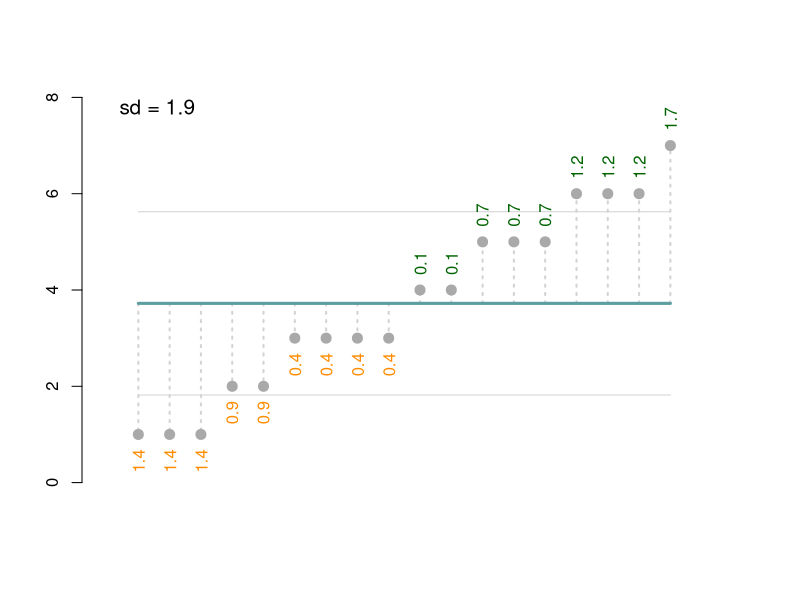
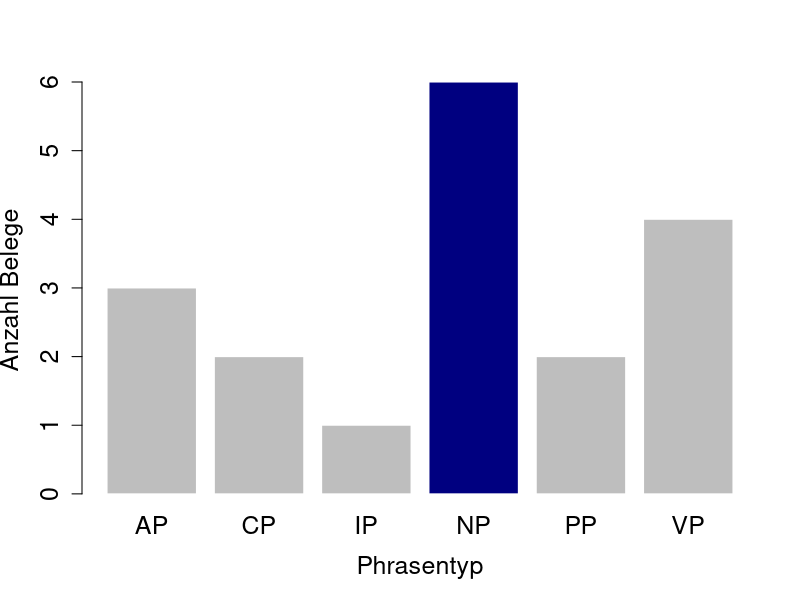
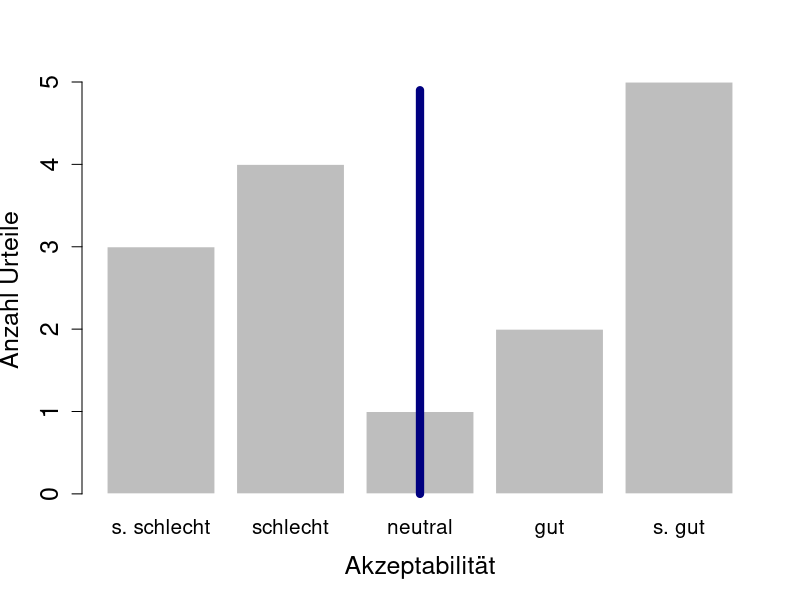
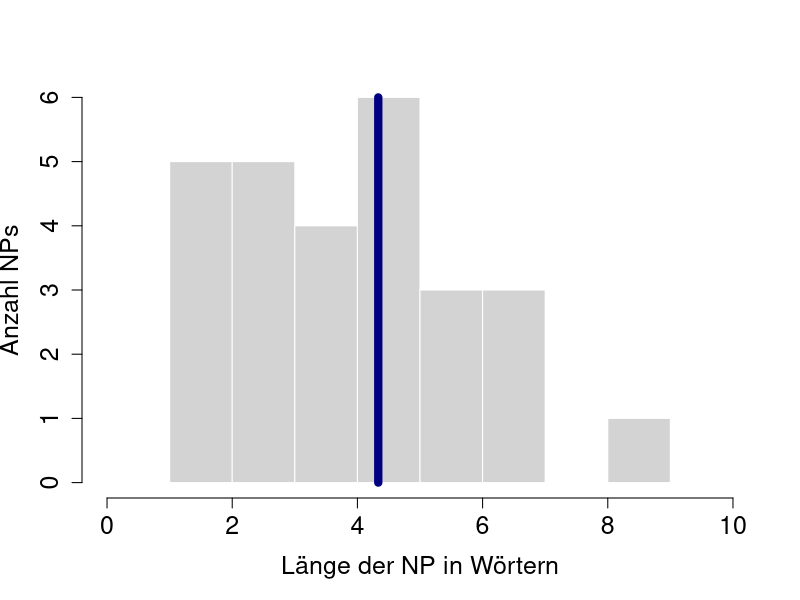
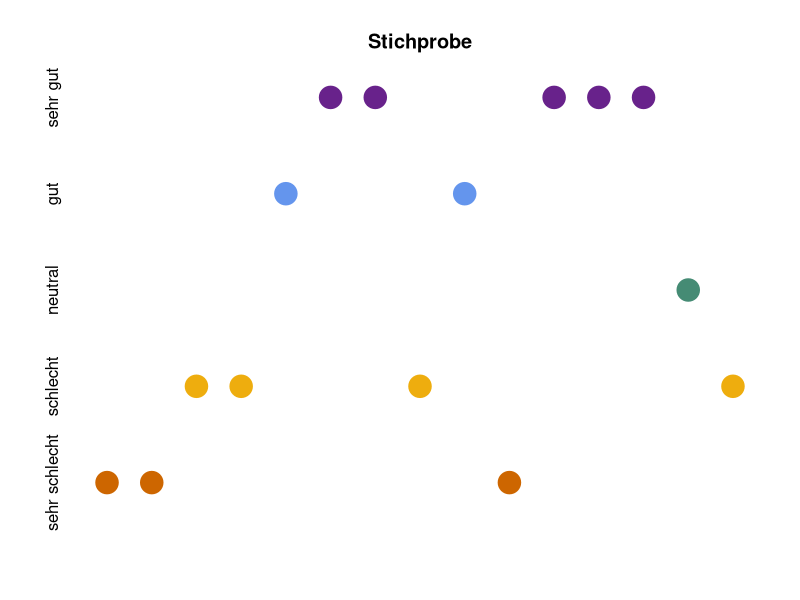
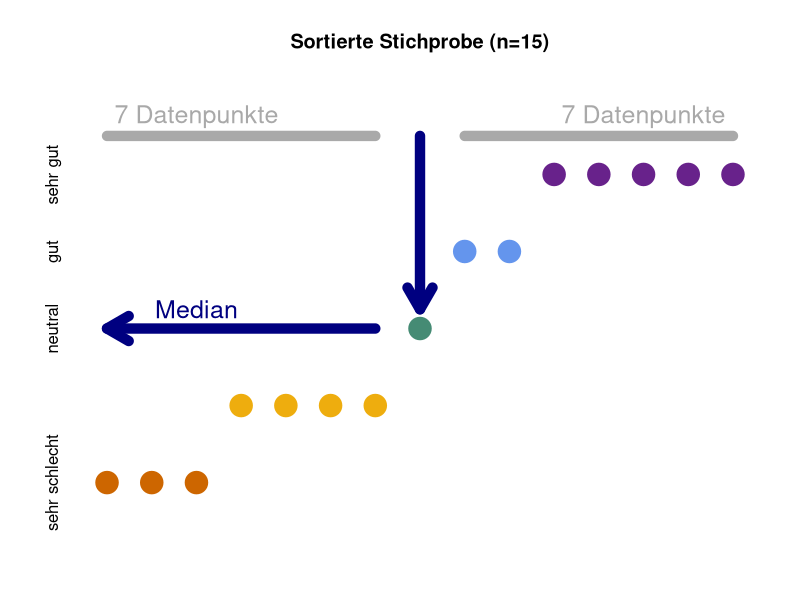
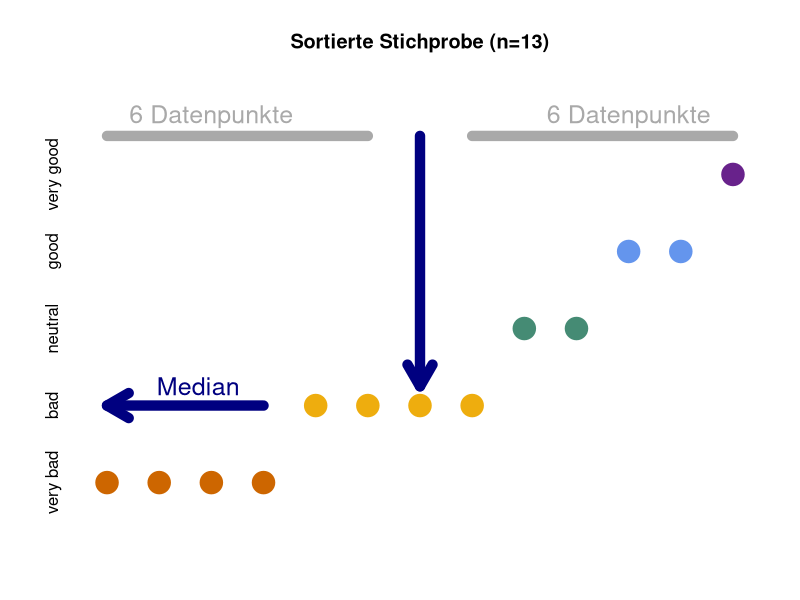
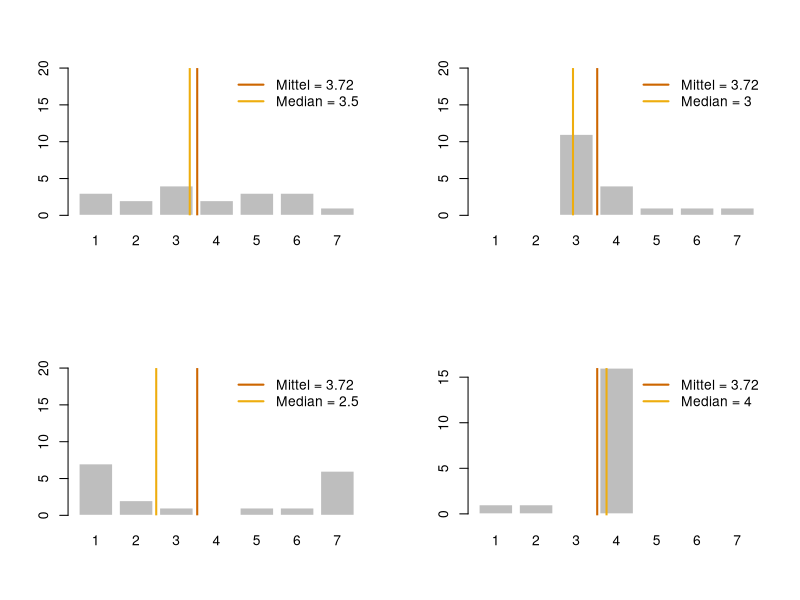

The R source for these figures, in order: (Note: this script raises an error after producing the figures.)
set.seed(1294)

# Mode

smode <- c(rep("AP", 3), rep("CP", 2), rep("VP", 4), rep("NP", 6), rep("IP", 1), rep("PP", 2))
pdf("mode.pdf")
barplot(table(smode), col = c(rep("gray", 3), "navy", rep("gray", 2)), ylab = "Anzahl Belege", xlab = "Phrasentyp", border = "white", cex = 1.5, cex.axis = 1.5, cex.lab = 1.5)
dev.off()

# Median

xlit <- factor(sample(c(rep("s. schlecht", 3), rep("schlecht", 4), rep("neutral", 1), rep("gut", 2), rep("s. gut", 5))),
               levels = c("s. schlecht", "schlecht", "neutral", "gut", "s. gut"))
pdf("median.pdf")
bp <- barplot(table(xlit), col = rep("gray", 5), ylab = "Anzahl Urteile", xlab = "Akzeptabilität", border = "white", cex = 1.25, cex.axis = 1.5, cex.lab = 1.5)
lines(c(bp[3], bp[3]), c(0, 4.9), lwd = 8, col = "navy")
dev.off()

# Mean
pdf("mean.pdf")
smean <- c(rep(1, 2), rep(2, 3), rep(3, 5), rep(4, 4), rep(5, 6), rep(6, 3), rep(7, 3), rep(8, 0), rep(9, 1))
hist(smean, breaks = 10, xlim = c(0,10), ylab = "Anzahl NPs", xlab = "Länge der NP in Wörtern", border = "white", cex = 1.5, cex.axis = 1.5, cex.lab = 1.5, main ="")
lines(c(mean(smean), mean(smean)), c(0, 6), lwd = 8, col = "navy")
dev.off()

# Median in detail

cols <- c("darkorange3", "darkgoldenrod2", "aquamarine4", "cornflowerblue", "darkorchid4")

x <- sample(c(rep(1, 3), rep(2, 4), rep(3, 1), rep(4, 2), rep(5, 5)))

par(mar = c(5.1, 4.1, 4.1, 2.1))

pdf("median1a.pdf")
plot(x, col=cols[x], pch = 19, cex = 3, bty = "n", axes = F, xlab = "", ylab ="", main = "Stichprobe")
axis(2, tick = F, at = 1:5, labels = c("sehr schlecht", "schlecht", "neutral", "gut", "sehr gut"))
dev.off()

x <- sort(x)

pdf("median1b.pdf")
plot(x, col=cols[x], pch = 19, cex = 3, bty = "n", axes = F, xlab = "", ylab ="", main = "Sortierte Stichprobe (n=15)", ylim = c(1, 6))
axis(2, tick = F, at = 1:5, labels = c("sehr schlecht", "schlecht", "neutral", "gut", "sehr gut"))
arrows(8, 5.5, 8, 3.25, lwd = 10, col = "navy")
text(3, 3.25, "Median", cex = 1.5, col = "navy")
arrows(7, 3, 1, 3, lwd = 10, col = "navy")
lines(c(1, 7), c(5.5, 5.5), lwd = 10, col = "darkgray")
text(3, 5.75, "7 Datenpunkte", cex = 1.5, col = "darkgray")
lines(c(9, 15), c(5.5, 5.5), lwd = 10, col = "darkgray")
text(13, 5.75, "7 Datenpunkte", cex = 1.5, col = "darkgray")
dev.off()

# Second example.

pdf("median2.pdf")
x <- sample(c(rep(1, 4), rep(2, 4), rep(3, 2), rep(4, 2), rep(5, 1)))
x <- sort(x)
plot(x, col=cols[x], pch = 19, cex = 3, bty = "n", axes = F, xlab = "", ylab ="", main = "Sortierte Stichprobe (n=13)", ylim = c(1, 6))
axis(2, tick = F, at = 1:5, labels = c("very bad", "bad", "neutral", "good", "very good"))
arrows(7, 5.5, 7, 2.25, lwd = 10, col = "navy")
text(2.75, 2.25, "Median", cex = 1.5, col = "navy")
arrows(4, 2, 1, 2, lwd = 10, col = "navy")
lines(c(1, 6), c(5.5, 5.5), lwd = 10, col = "darkgray")
text(3, 5.75, "6 Datenpunkte", cex = 1.5, col = "darkgray")
lines(c(8, 13), c(5.5, 5.5), lwd = 10, col = "darkgray")
text(11, 5.75, "6 Datenpunkte", cex = 1.5, col = "darkgray")
dev.off()



# Quartiles and samples with different empirical distributions.

pdf("fourdists.pdf")
par(mfrow = c(2, 2))

x1 <- c(rep(1, 3), rep(2, 2), rep(3, 4), rep(4, 2), rep(5, 3), rep(6, 3), rep(7, 1))
barplot(table(x1), ylim = c(0, 20), border = "white")
abline(v = mean(x1), lwd = 2, lty = 1, col = cols[1])
abline(v = median(x1), lwd = 2, lty = 1, col = cols[2])
legend("topright", bty = "n", lty = c(1, 1), col = cols, legend = c(paste0("Mittel = ", round(mean(x1), 2)), paste0("Median = ", round(median(x1), 2))), lwd = 2)
sum(x1)
length(x1)
mean(x1)

x2 <- c(rep(1, 0), rep(2, 0), rep(3, 11), rep(4, 4), rep(5, 1), rep(6, 1), rep(7, 1))
barplot(table(factor(x2, levels = 1:7)), ylim = c(0, 20), border = "white")
abline(v = mean(x2), lwd = 2, lty = 1, col = cols[1])
abline(v = median(x2), lwd = 2, lty = 1, col = cols[2])
legend("topright", bty = "n", lty = c(1, 1), col = cols, legend = c(paste0("Mittel = ", round(mean(x2), 2)), paste0("Median = ", round(median(x2), 2))), lwd = 2)
sum(x2)
length(x2)
mean(x2)

x3 <- c(rep(1, 7), rep(2, 2), rep(3, 1), rep(4, 0), rep(5, 1), rep(6, 1), rep(7, 6))
barplot(table(factor(x3, levels = 1:7)), ylim = c(0, 20), border = "white")
abline(v = mean(x3), lwd = 2, lty = 1, col = cols[1])
abline(v = median(x3), lwd = 2, lty = 1, col = cols[2])
legend("topright", bty = "n", lty = c(1, 1), col = cols, legend = c(paste0("Mittel = ", round(mean(x3), 2)), paste0("Median = ", round(median(x3), 2))), lwd = 2)
sum(x3)
length(x3)
mean(x3)

x4 <- c(rep(1, 1), rep(2, 1), rep(3, 0), rep(4, 16), rep(5, 0), rep(6, 0), rep(7, 0))
barplot(table(factor(x4, level = 1:7)), border = "white")
abline(v = mean(x4), lwd = 2, lty = 1, col = cols[1])
abline(v = median(x4), lwd = 2, lty = 1, col = cols[2])
legend("topright", bty = "n", lty = c(1, 1), col = cols, legend = c(paste0("Mittel = ", round(mean(x4), 2)), paste0("Median = ", round(median(x4), 2))), lwd = 2)
sum(x4)
length(x4)
mean(x4)

dev.off()
par(mfrow = c(1, 1))




qdraw <- function(x) {
  .s <- summary(x)
  .l <- length(x)/4
  print(.l)
  lines(x = c(0, 1, 1), y = c(.s[1], .s[1], 0), col = cols[1], lwd = 2, lty = 1)
  text(1.5, 0.25, round(.s[1], 1),  col = cols[1])
  lines(x = c(0, .l, .l), y = c(.s[2], .s[2], 0), col = cols[2], lwd = 2, lty = 1)
  text(1+.l, 0.25, round(.s[2], 1), col = cols[2])
  lines(x = c(0, .l*2, .l*2), y = c(.s[3], .s[3], 0), col = cols[3], lwd = 2, lty = 1)
  text(1+(.l*2), 0.25, round(.s[3], 1), col = cols[3])
  lines(x = c(0, .l*3, .l*3), y = c(.s[5], .s[5], 0), col = cols[4], lwd = 2, lty = 1)
  text(1+(.l*3), 0.25, round(.s[5], 1), col = cols[4])
  lines(x = c(0, .l*4, .l*4), y = c(.s[6], .s[6], 0), col = cols[5], lwd = 2, lty = 1)
  text(1+(.l*4), 0.25, round(.s[6], 1), col = cols[5])
#  lines(c(1, seq(.l, .l*4, .l)), .s[-4], lty = 1, col = "darkorange", lwd = 2)
}

# The four samples

pdf("foursamples.pdf")
par(mar = c(2, 2, 1, 1))
par(mfrow = c(2, 2))
plot(x1, ylim = c(0, 7), xlim = c(0, 20), pch = 20, cex = 3, col = rep("darkgray", 18), bty = "n", xlab ="", ylab = "")
plot(x2, ylim = c(0, 7), xlim = c(0, 20), pch = 20, cex = 3, col = rep("darkgray", 18), bty = "n", xlab ="", ylab = "")
plot(x3, ylim = c(0, 7), xlim = c(0, 20), pch = 20, cex = 3, col = rep("darkgray", 18), bty = "n", xlab ="", ylab = "")
plot(x4, ylim = c(0, 7), xlim = c(0, 20), pch = 20, cex = 3, col = rep("darkgray", 18), bty = "n", xlab ="", ylab = "")
dev.off()
par(mfrow = c(1, 1))
par(mar = c(5.1, 4.1, 4.1, 2.1))



# Quartile

pdf("fourquartiles.pdf")
par(mar = c(5.1, 4.1, 4.1, 2.1))
m <- matrix(c(1,2,3,4,5,5), nrow = 3, ncol = 2, byrow = TRUE)
layout(mat = m, heights = c(0.45, 0.45, 0.1))
plot(x1, ylim = c(0, 7), xlim = c(0, 20), pch = 20, cex = 3, col = rep("darkgray", 18), bty = "n", xlab ="", ylab = "")
qdraw(x1)
plot(x2, ylim = c(0, 7), xlim = c(0, 20), pch = 20, cex = 3, col = rep("darkgray", 18), bty = "n", xlab ="", ylab = "")
qdraw(x2)
plot(x3, ylim = c(0, 7), xlim = c(0, 20), pch = 20, cex = 3, col = rep("darkgray", 18), bty = "n", xlab ="", ylab = "")
qdraw(x3)
plot(x4, ylim = c(0, 7), xlim = c(0, 20), pch = 20, cex = 3, col = rep("darkgray", 18), bty = "n", xlab ="", ylab = "")
qdraw(x4)
par(mar=c(0,0,0,0))
plot(1, type = "n", axes=FALSE, xlab="", ylab="")
legend("top", inset = 0, lty = 1, legend = c("Q0 (Min)", "Q1", "Q2 (Med)", "Q3", "Q4 (Max)"), lwd = 2, col = cols, horiz = T, bty = "n")
dev.off()

# Boxplot

par(mar = c(5.1, 4.1, 4.1, 2.1))

pdf("fourbox.pdf")
par(mar = c(2, 2, 1, 1))
par(mfrow = c(2, 2))
boxplot(x1, frame = F, ylim = c(0, 7))
boxplot(x2, frame = F, ylim = c(0, 7))
boxplot(x3, frame = F, ylim = c(0, 7))
boxplot(x4, frame = F, ylim = c(0, 7))
dev.off()

par(mfrow = c(1, 1))
par(mar = c(5.1, 4.1, 4.1, 2.1))


# Vioin plot
library("vioplot")

pdf("fourviolins.pdf")
par(mar = c(2, 2, 1, 1))
par(mfrow = c(2, 2))
vioplot(x1, ylim = c(1, 7), col = "cadetblue3", rectCol = "navy", lineCol = "darkgreen", colMed = "darkorange", border = "cadetblue3", pchMed = 16,  plotCentre = "points", axes = F, xaxt = "n")
vioplot(x2, ylim = c(1, 7), col = "cadetblue3", rectCol = "navy", lineCol = "darkgreen", colMed = "darkorange", border = "cadetblue3", pchMed = 16,  plotCentre = "points", axes = F, xaxt = "n")
vioplot(x3, ylim = c(1, 7), col = "cadetblue3", rectCol = "navy", lineCol = "darkgreen", colMed = "darkorange", border = "cadetblue3", pchMed = 16,  plotCentre = "points", axes = F, xaxt = "n")
vioplot(x4, ylim = c(1, 7), col = "cadetblue3", rectCol = "navy", lineCol = "darkgreen", colMed = "darkorange", border = "cadetblue3", pchMed = 16,  plotCentre = "points", axes = F, xaxt = "n")
dev.off()

# Variance

# The four samples

varplot <- function(x) {
  plot(x, ylim = c(0, 7), xlim = c(0, 20), pch = 20, cex = 1, col = rep("darkgray", 18), bty = "n", xlab ="", ylab = "")
  .m <- mean(x)
  for (.i in 1:18) {
    lines(c(.i, .i), c(.m, x[.i]), lty = 3, col = rep("darkred", 18), lwd = 2)
  }
  points(x, pch = 20, cex = 3, col = rep("darkgray", 18), bty = "n", xlab ="", ylab = "")
  lines(x = c(1, 18), y = rep(.m, 2), col = "cadetblue", lwd = 3)
}

pdf("fourvariances.pdf")
par(mar = c(2, 2, 1, 1))
par(mfrow = c(2, 2))
varplot(x1)
varplot(x2)
varplot(x3)
varplot(x4)
dev.off()
par(mfrow = c(1, 1))
par(mar = c(5.1, 4.1, 4.1, 2.1))




# Standard deviations

splot <- function(x) {
  .d <- density(x)
  .m <- mean(x)
  .s <- sd(x)
  .l <- .m - .s
  .h <- .m + .s
  print(.m)
  print(.l)
  print(.h)
  .i <- which.min(abs(.d$x-.m))
  .l <- which.min(abs(.d$x-.l))
  .h <- which.min(abs(.d$x-.h))
  print(.l)
  print(.h)
  lines(x = c(.d$x[.i], .d$x[.i]), y = c(0, .d$y[.i]), lwd = 2)
  lines(x = c(.d$x[.l], .d$x[.l]), y = c(0, .d$y[.l]), lwd = 2, col = "grey", lty = 2)
  lines(x = c(.d$x[.h], .d$x[.h]), y = c(0, .d$y[.h]), lwd = 2, col = "grey", lty = 2)
}

pdf("stdevs.pdf")
par(mfrow = c(2, 2))
plot(density(x1), bty = "n", yaxt = "n", ylab = "", sub = "", xlab = "", main = paste0("sd = ", round(sd(x1), 2)), xlim = c(-1, 8))
splot(x1)
plot(density(x2), bty = "n", yaxt = "n", ylab = "", sub = "", xlab = "", main = paste0("sd = ", round(sd(x2), 2)), xlim = c(-1, 8))
splot(x2)
plot(density(x3), bty = "n", yaxt = "n", ylab = "", sub = "", xlab = "", main = paste0("sd = ", round(sd(x3), 2)), xlim = c(-1, 8))
splot(x3)
plot(density(x4), bty = "n", yaxt = "n", ylab = "", sub = "", xlab = "", main = paste0("sd = ", round(sd(x4), 2)), xlim = c(-1, 8))
splot(x4)
dev.off()
par(mfrow = c(1, 1))



# Visualise z scores

zplot <- function(x) {
  .m <- mean(x)
  .s <- sd(x)
  .z <- (x-.m)/.s
    plot(x, ylim = c(0, 8), xlim = c(0, 20), pch = 20, cex = 1, col = rep("darkgray", 18), bty = "n", xlab = "", ylab = "",
       main = "", xaxt = "n")

  # Now plot sd breaks
  .j <- .m + .s
  while (.j <= 7) {
    lines(c(1, 18), rep(.j, 2), col = "lightgray", lwd = 1, lty = 1)
    .j <- .j + .s
  }
  .j <- .m - .s
  while (.j >= 0) {
    lines(c(1, 18), rep(.j, 2), col = "lightgray", lwd = 1, lty =1)
    .j <- .j - .s
  }

  # Plot variance components
  for (.i in 1:18) {
    lines(c(.i, .i), c(.m, x[.i]), lty = 3, col = rep("lightgray", 18), lwd = 2)
    print(x[.i])
    print(.m)
    if (x[.i] < .m) {
      text(x = .i, y = x[.i] - 0.55, labels = abs(round(.z[.i], 1)), col = "darkorange", srt = 90)
    } else {
      text(x = .i, y = x[.i] + 0.55, labels = abs(round(.z[.i], 1)), col = "darkgreen", srt = 90)
    }
  }

  points(x, pch = 20, cex = 2, col = rep("darkgray", 18), bty = "n", xlab ="", ylab = "")
  lines(x = c(1, 18), y = rep(.m, 2), col = "cadetblue", lwd = 3)

  legend("topleft", legend = paste0("sd = ", round(.s,2)), bty = "n", cex = 1.25)
}
zplot(x1)

pdf("fourzs.pdf")
par(mar = c(2, 2, 1, 1))
par(mfrow = c(2, 2))
zplot(x1)
zplot(x2)
zplot(x3)
zplot(x4)
dev.off()
par(mfrow = c(1, 1))
par(mar = c(5.1, 4.1, 4.1, 2.1))



# CI for proportions

pdf("sixteenbernoullis.pdf")
par(mar = c(2, 2, 1, 1))
par(mfrow = c(2, 8))
trial <- rbinom(16, 100, 0.39)
for (i in 1:16) {
  res <- c(trial[i], 100-trial[i])
  bp <- barplot(res, col = c("darkgreen", "darkred"), ylim = c(0,85), main = i, border = "white", yaxt = "n")
  text(bp[1], res[1]+8, res[1], cex = 1.8, col = "darkgreen")
  text(bp[2], res[2]+8, res[2], cex = 1.8, col = "darkred")
}
dev.off()
par(mfrow = c(1, 1))
par(mar = c(5.1, 4.1, 4.1, 2.1))

bernieplot <- function(t, line = F) {
  .tab <- table(t)
  .true <- which(names(.tab) == 39)
  .cols <- c(rep("lightgray", .true-1), "darkgreen", rep("lightgray", length(.tab)-.true))
  .bp <- barplot(.tab, col = .cols, main = paste0(length(trial), " Stichproben"), xlab = "Anteilswert mit Objekt", ylab = "Anzahl der Stichproben", border = "white")
  if (line) lines(.bp, .tab)
}

pdf("manybernoullis1.pdf")
bernieplot(trial)
dev.off()

trial <- c(trial, rbinom(84, 100, 0.39))
pdf("manybernoullis2.pdf")
bernieplot(trial)
dev.off()

trial <- c(trial, rbinom(900, 100, 0.39))
pdf("manybernoullis3.pdf")
bernieplot(trial)
dev.off()



# Normal for CI

pdf("ci95.pdf")
par(mar = c(2, 2, 1, 1))
rmean <- 0.39
rsf <- 0.0488
crv <- curve(dnorm(x, mean = rmean, sd = rsf), from = 0.1, to = 0.7, bty= "n", xlab = "Gemessener Anteilswert", ylab = "", yaxt = "n", xlim = c(0.1, 0.7), lwd = 2, cex.axis = 1.5)
imean <- which(c$x == 0.39)

int <- 1.96*rsf
lower95 <- rmean-int
upper95 <- rmean+int
ilower95 <- which.min(abs(crv$x-lower95))
iupper95 <- which.min(abs(crv$x-upper95))

polygon(
  c(crv$x[ilower95:iupper95], crv$x[iupper95:ilower95]),
  c(crv$y[ilower95:iupper95], rep(0, length(crv$y[ilower95:iupper95]))),
  col = "cadetblue3")

lines(rep(0.39, 2), c(0, crv$y[imean]), col = "navy", lwd = 4, lty = 3)
text(0.39+0.05, crv$y[imean], paste0("P=0.39"), col = "navy", cex = 1.5)

lower <- rmean-rsf
upper <- rmean+rsf
ilower <- which.min(abs(crv$x-lower))
iupper <- which.min(abs(crv$x-upper))
lines(c(crv$x[ilower], crv$x[iupper]), c(crv$y[ilower], crv$y[ilower]), col = "darkred", lwd = 4, lty = 3)
text(crv$x[iupper]+0.08, crv$y[ilower], paste0("SF=±0.0488"), col = "darkred", cex = 1.5)

lines(c(crv$x[ilower95], crv$x[iupper95]), c(crv$y[ilower95], crv$y[ilower95]), col = "red", lwd = 4, lty = 3)
text(crv$x[iupper95]+0.12, crv$y[ilower95], paste0("1.96 x SF=±0.0956"), col = "red", cex = 1.5)

arrows(0.2, crv$y[ilower]-(crv$y[ilower]-crv$y[ilower95])/2, 0.3, crv$y[ilower]-(crv$y[ilower]-crv$y[ilower95])/2, lwd = 6, length = 0.15, col = "cadetblue")
text(0.21, crv$y[ilower]-(crv$y[ilower]-crv$y[ilower95])/2+0.3, "95% aller Werte", col = "cadetblue", cex = 1.5)
dev.off()
par(mar = c(5.1, 4.1, 4.1, 2.1))
